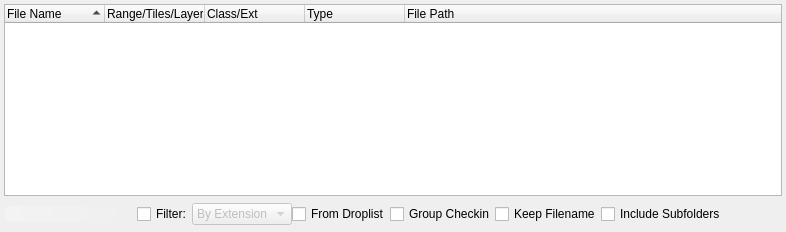
<?xml version="1.0" encoding="UTF-8"?>
<ui version="4.0">
 <class>dropPlate</class>
 <widget class="QWidget" name="dropPlate">
  <property name="windowTitle">
   <string>Form</string>
  </property>
  <layout class="QGridLayout" name="gridLayout" rowstretch="1,0,0">
   <property name="leftMargin">
    <number>4</number>
   </property>
   <property name="topMargin">
    <number>4</number>
   </property>
   <property name="rightMargin">
    <number>4</number>
   </property>
   <property name="bottomMargin">
    <number>6</number>
   </property>
   <property name="horizontalSpacing">
    <number>4</number>
   </property>
   <item row="0" column="0" colspan="5">
    <widget class="QTreeWidget" name="dropTreeWidget">
     <property name="sizePolicy">
      <sizepolicy hsizetype="Ignored" vsizetype="Expanding">
       <horstretch>0</horstretch>
       <verstretch>0</verstretch>
      </sizepolicy>
     </property>
     <property name="styleSheet">
      <string notr="true">QTreeView::item {
	padding: 2px;
}

QTreeView::item:selected:active{
	background: qlineargradient(spread:pad, x1:0, y1:0, x2:1, y2:0, stop:0 rgba(82, 133, 166, 255), stop:1 rgba(82, 133, 166, 255));
    border: 1px solid transparent;
}
QTreeView::item:selected:!active {
	background: qlineargradient(spread:pad, x1:0, y1:0, x2:1, y2:0, stop:0 rgba(82, 133, 166, 255), stop:1 rgba(82, 133, 166, 255));
    border: 1px solid transparent;
}
</string>
     </property>
     <property name="editTriggers">
      <set>QAbstractItemView::AllEditTriggers</set>
     </property>
     <property name="tabKeyNavigation">
      <bool>true</bool>
     </property>
     <property name="alternatingRowColors">
      <bool>true</bool>
     </property>
     <property name="selectionMode">
      <enum>QAbstractItemView::ExtendedSelection</enum>
     </property>
     <property name="textElideMode">
      <enum>Qt::ElideMiddle</enum>
     </property>
     <property name="verticalScrollMode">
      <enum>QAbstractItemView::ScrollPerPixel</enum>
     </property>
     <property name="indentation">
      <number>20</number>
     </property>
     <property name="rootIsDecorated">
      <bool>true</bool>
     </property>
     <property name="uniformRowHeights">
      <bool>true</bool>
     </property>
     <property name="itemsExpandable">
      <bool>true</bool>
     </property>
     <property name="sortingEnabled">
      <bool>true</bool>
     </property>
     <property name="allColumnsShowFocus">
      <bool>true</bool>
     </property>
     <property name="wordWrap">
      <bool>true</bool>
     </property>
     <property name="headerHidden">
      <bool>false</bool>
     </property>
     <attribute name="headerCascadingSectionResizes">
      <bool>true</bool>
     </attribute>
     <column>
      <property name="text">
       <string>File Name</string>
      </property>
     </column>
     <column>
      <property name="text">
       <string>Range/Tiles/Layer</string>
      </property>
     </column>
     <column>
      <property name="text">
       <string>Class/Ext</string>
      </property>
     </column>
     <column>
      <property name="text">
       <string>Type</string>
      </property>
     </column>
     <column>
      <property name="text">
       <string>File Path</string>
      </property>
     </column>
    </widget>
   </item>
   <item row="1" column="0" colspan="5">
    <layout class="QHBoxLayout" name="progressBarLayout">
     <property name="spacing">
      <number>0</number>
     </property>
    </layout>
   </item>
   <item row="2" column="0">
    <widget class="QLineEdit" name="filterLineEdit">
     <property name="enabled">
      <bool>false</bool>
     </property>
     <property name="styleSheet">
      <string notr="true">QLineEdit {
    border: 0px;
    border-radius: 8px;
	show-decoration-selected: 1;
    padding: 0px 8px;
    background: qlineargradient(spread:pad, x1:0, y1:0, x2:1, y2:0, stop:0 rgba(255, 255, 255, 64), stop:1 rgba(255, 255, 255, 0));
	background-position: bottom left;
	background-image: url(&quot;:/ui_check/gliph/search_16.png&quot;);
	background-repeat: fixed;
    selection-background-color: darkgray;
	padding-left: 15px;
}
QLineEdit:hover{
	color: white;
	background-image: url(&quot;:/ui_check/gliph/searchHover_16.png&quot;);
}</string>
     </property>
    </widget>
   </item>
   <item row="2" column="1" colspan="2">
    <layout class="QHBoxLayout" name="expandingLayout" stretch="0,0,0,0,0,0">
     <item>
      <widget class="QCheckBox" name="enableFilterCheckBox">
       <property name="text">
        <string>Filter:</string>
       </property>
       <property name="checked">
        <bool>false</bool>
       </property>
      </widget>
     </item>
     <item>
      <widget class="QComboBox" name="filterComboBox">
       <property name="enabled">
        <bool>false</bool>
       </property>
       <item>
        <property name="text">
         <string>By Extension</string>
        </property>
       </item>
       <item>
        <property name="text">
         <string>By Filename</string>
        </property>
       </item>
      </widget>
     </item>
     <item>
      <widget class="QCheckBox" name="fromDropListCheckBox">
       <property name="sizePolicy">
        <sizepolicy hsizetype="Preferred" vsizetype="Fixed">
         <horstretch>0</horstretch>
         <verstretch>0</verstretch>
        </sizepolicy>
       </property>
       <property name="text">
        <string>From Droplist</string>
       </property>
      </widget>
     </item>
     <item>
      <widget class="QCheckBox" name="groupCheckinCheckBox">
       <property name="sizePolicy">
        <sizepolicy hsizetype="Preferred" vsizetype="Fixed">
         <horstretch>0</horstretch>
         <verstretch>0</verstretch>
        </sizepolicy>
       </property>
       <property name="text">
        <string>Group Checkin</string>
       </property>
      </widget>
     </item>
     <item>
      <widget class="QCheckBox" name="keepFileNameCheckBox">
       <property name="sizePolicy">
        <sizepolicy hsizetype="Preferred" vsizetype="Fixed">
         <horstretch>0</horstretch>
         <verstretch>0</verstretch>
        </sizepolicy>
       </property>
       <property name="text">
        <string>Keep Filename</string>
       </property>
      </widget>
     </item>
     <item>
      <widget class="QCheckBox" name="includeSubfoldersCheckBox">
       <property name="sizePolicy">
        <sizepolicy hsizetype="Preferred" vsizetype="Fixed">
         <horstretch>0</horstretch>
         <verstretch>0</verstretch>
        </sizepolicy>
       </property>
       <property name="text">
        <string>Include Subfolders</string>
       </property>
      </widget>
     </item>
    </layout>
   </item>
   <item row="2" column="3">
    <widget class="QToolButton" name="configPushButton">
     <property name="sizePolicy">
      <sizepolicy hsizetype="Fixed" vsizetype="Fixed">
       <horstretch>0</horstretch>
       <verstretch>0</verstretch>
      </sizepolicy>
     </property>
     <property name="minimumSize">
      <size>
       <width>24</width>
       <height>24</height>
      </size>
     </property>
     <property name="maximumSize">
      <size>
       <width>24</width>
       <height>24</height>
      </size>
     </property>
     <property name="toolButtonStyle">
      <enum>Qt::ToolButtonIconOnly</enum>
     </property>
     <property name="autoRaise">
      <bool>true</bool>
     </property>
    </widget>
   </item>
   <item row="2" column="4">
    <widget class="QToolButton" name="clearPushButton">
     <property name="sizePolicy">
      <sizepolicy hsizetype="Fixed" vsizetype="Fixed">
       <horstretch>0</horstretch>
       <verstretch>0</verstretch>
      </sizepolicy>
     </property>
     <property name="minimumSize">
      <size>
       <width>24</width>
       <height>24</height>
      </size>
     </property>
     <property name="maximumSize">
      <size>
       <width>24</width>
       <height>24</height>
      </size>
     </property>
     <property name="toolButtonStyle">
      <enum>Qt::ToolButtonIconOnly</enum>
     </property>
     <property name="autoRaise">
      <bool>true</bool>
     </property>
    </widget>
   </item>
  </layout>
 </widget>
 <resources/>
 <connections>
  <connection>
   <sender>enableFilterCheckBox</sender>
   <signal>toggled(bool)</signal>
   <receiver>filterComboBox</receiver>
   <slot>setEnabled(bool)</slot>
   <hints>
    <hint type="sourcelabel">
     <x>542</x>
     <y>562</y>
    </hint>
    <hint type="destinationlabel">
     <x>603</x>
     <y>566</y>
    </hint>
   </hints>
  </connection>
  <connection>
   <sender>enableFilterCheckBox</sender>
   <signal>toggled(bool)</signal>
   <receiver>filterLineEdit</receiver>
   <slot>setEnabled(bool)</slot>
   <hints>
    <hint type="sourcelabel">
     <x>530</x>
     <y>560</y>
    </hint>
    <hint type="destinationlabel">
     <x>762</x>
     <y>566</y>
    </hint>
   </hints>
  </connection>
 </connections>
</ui>
